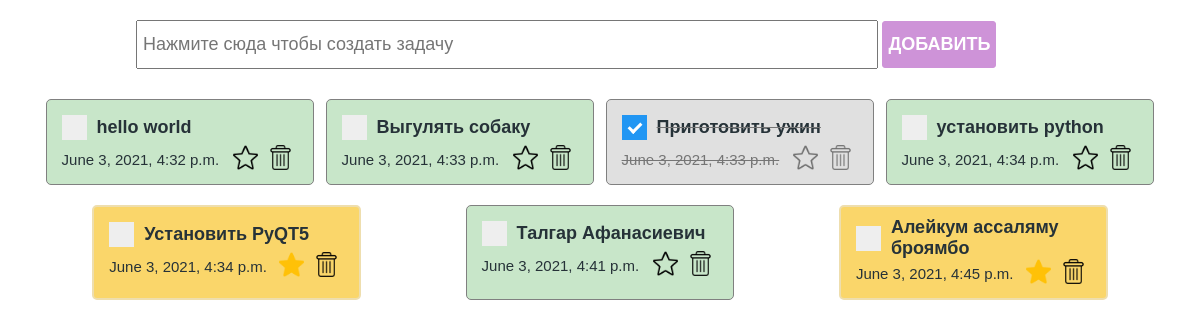
Page /test/ on the committed database.
### main/models.py (models this page shows)
class ToDo(models.Model):
    text = models.CharField(max_length=100) # Поле для хранения текста
    created_at  = models.DateTimeField(auto_now_add = True) # Для хранения даты будет добавлятся автоматически
    is_done_task = models.BooleanField(default = False)
    is_favorite = models.BooleanField(default = False)

### main/views.py (the view)
# urls.py: path("test/", test, name="test"),
def test(request):
    todo_list = ToDo.objects.all() # Записываем все это в todo_list
    return render(request, "test.html",{"todo_list":todo_list})

### main/templates/test.html (shortened to what this page needs)
{% load static %}
<!DOCTYPE html>
<html lang="en">
<head>
    <link href="{% static 'styles/index.css' %}" rel="stylesheet">
    <link href="{% static 'styles/checkbox.css' %}" rel="stylesheet">
</head>
<body>
     <section>
            <div class="create_container">
                <form action="{% url 'add-todo' %}" method="POST">
                    <input
                    class="create_input"
                    type="text"
                    placeholder="Нажмите сюда чтобы создать задачу"
                    name="todo_text"
                    />
                    <button class="create_button">Добавить</button>
                </form>
            </div>
            <div class="todo_container">
                {% for todo_object in todo_list %}
                <div class="todo_item
                {% if todo_object.is_favorite %}
                   marked
                {% elif todo_object.is_done_task %}
                    done
                {% else %}
                  todo_item
                {% endif %}
                ">
                    <div class="todo_item_header">
                        <label class="checkbox_container">
                            <span class="checkmark"></span>
                        </label>
                        <h4><a href="{% url 'done-todo' todo_object.id %}">{{ todo_object.text }}</a></h4>
                    </div>
                    <div class="todo_item_footer">
                       <p>{{ todo_object.created_at }} </p>
                       <div class="action_buttons">
                           {% if todo_object.is_favorite %}
                               <a href="{% url 'unmark-todo'  todo_object.id  %}">
                                   <img src="{% static './icons/active_star.png' %}" />
                                </a>
                            {% else %}
                                <a href="{% url 'mark-todo'  todo_object.id  %}">
                                    <img src="{% static './icons/inactive_star.png' %}" />
                                </a>
                            {% endif %}
                            <a href="{% url 'delete-todo' todo_object.id %}">
                                <img src="{% static './icons/delete.png' %}" />
                            </a>
                       </div>
                    </div>
                </div>
                {% endfor %}
            </div>
        </section>
</body>
</html>

### main/static/styles/index.css (style rules this page uses)
* { box-sizing: border-box; margin: 0; padding: 0; color: #263238; }
.todo_item_header h4 a { text-decoration: none; }
section { width: 100%; padding:20px; display: flex; flex-direction: column; align-items: center; }
.create_container { width: 80%; }
.create_input { padding:12px 5px; font-size: 18px; width: 80%; }
.create_button { padding:12px 5px; background-color: #CE93D8; border: 1px solid #CE93D8 ; color:white; font-size: 18px; text-transform: uppercase; font-weight: bold; border-radius: 3px; cursor:pointer; }
.todo_container { padding:30px 20px ; display: flex; justify-content: space-around; flex-wrap: wrap; width: 100%; }
.todo_item { border:1px solid gray; border-radius: 5px; width:24%; padding:10px 15px; background-color:#C8E6C9; margin-bottom: 20px; }
.todo_item.marked { background-color:#fad66a; border:2px solid #eedeae; }
.todo_item.done { background-color: #e0e0e0; text-decoration:line-through; color: #757575; }
.todo_item.done h4, .todo_item.done p, .todo_item.done span { color: #757575; }
.todo_item.done img { opacity: 0.5; }
.todo_item_header { display: flex; align-items: center; min-height: 35px; }
.todo_item_header h4 { font-size: 18px; font-family: sans-serif; }
.todo_item_footer { display: flex; justify-content: space-between; align-items: center; }
.todo_item_footer p { font-size:15px; font-family: sans-serif; }
.todo_item_footer .action_buttons { display: flex; }
.todo_item_footer img { width:25px; height: 25px; margin: 0 5px; cursor: pointer; }

### main/static/styles/checkbox.css (style rules this page uses)
.checkbox_container { display: block; position: relative; padding-left: 35px; margin-bottom: 25px; cursor: pointer; font-size: 22px; -webkit-user-select: none; -moz-user-select: none; -ms-user-select: none; user-select: none; }
.checkmark { position: absolute; top: 0; left: 0; height: 25px; width: 25px; background-color: #eee; }
.checkbox_container input:checked ~ .checkmark { background-color: #2196F3; }
.checkmark:after { content: ""; position: absolute; display: none; }
.checkbox_container input:checked ~ .checkmark:after { display: block; }
.checkbox_container .checkmark:after { left: 9px; top: 5px; width: 5px; height: 10px; border: solid white; border-width: 0 3px 3px 0; -webkit-transform: rotate(45deg); -ms-transform: rotate(45deg); transform: rotate(45deg); }

### rows in the picture
ToDo: text "hello world", created_at "June 3, 2021, 4:32 p.m.", is_favorite False (drawn)
ToDo: text "Выгулять собаку", created_at "June 3, 2021, 4:33 p.m.", is_favorite False (drawn)
ToDo: text "Приготовить ужин", created_at "June 3, 2021, 4:33 p.m.", is_favorite False (drawn)
ToDo: text "установить python", created_at "June 3, 2021, 4:34 p.m.", is_favorite False (drawn)
ToDo: text "Установить PyQT5", created_at "June 3, 2021, 4:34 p.m.", is_favorite True (drawn)
ToDo: text "Талгар Афанасиевич", created_at "June 3, 2021, 4:41 p.m.", is_favorite False (drawn)
ToDo: text "Алейкум ассаляму броямбо", created_at "June 3, 2021, 4:45 p.m.", is_favorite True (drawn)
